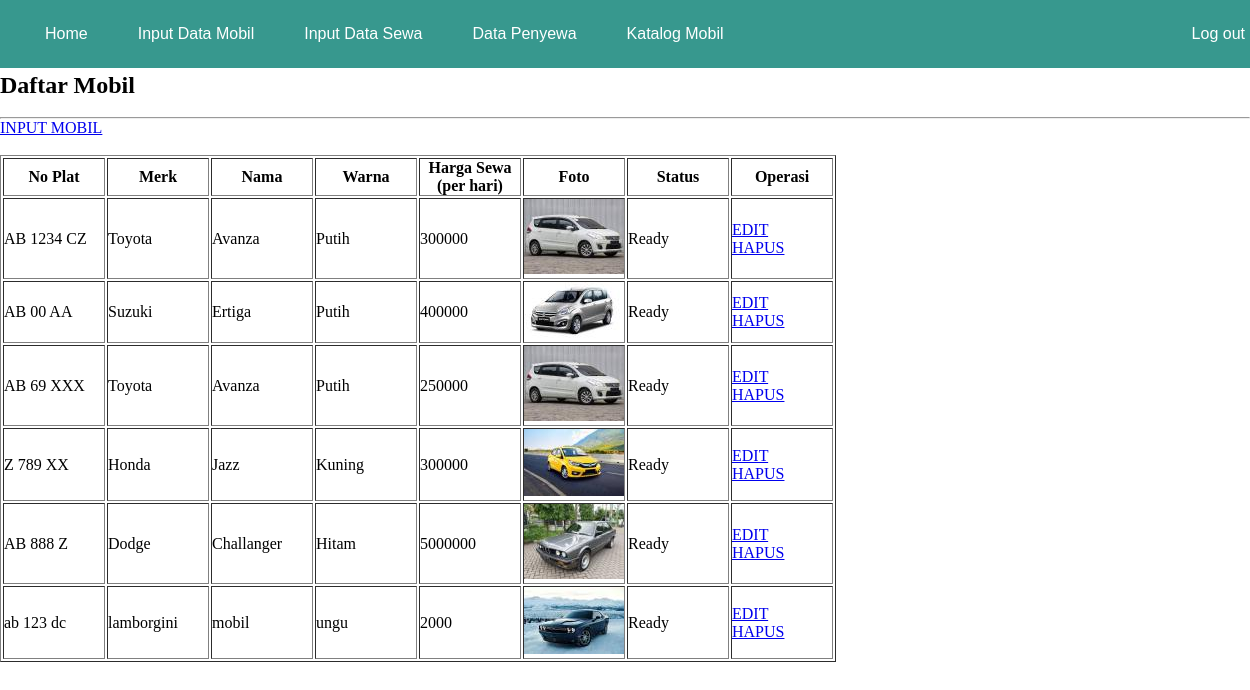
Screenshot of /Admin/katalog_mobil_admin.php with the database file from the repository.
### tables this page shows
CREATE TABLE `mobil` (
  `idmobil` int(11) NOT NULL,
  `noplat` varchar(10) NOT NULL,
  `merk` varchar(15) NOT NULL,
  `nama` varchar(20) NOT NULL,
  `warna` varchar(10) NOT NULL,
  `harga` int(11) NOT NULL,
  `status` varchar(15) NOT NULL,
  `foto` varchar(70) NOT NULL DEFAULT ''
);

### Admin/katalog_mobil_admin.php (the view, shortened to what this page needs)
<!DOCTYPE html>
<html>
<head>
</head>
<body>
<nav>
    <ul>
        <li><a href="homeadmin.php">Home</a></li>
        <li><a href="inputdatamobil.php">Input Data Mobil</a></li>
        <li><a href="inputdatasewa.php">Input Data Sewa</a></li>
        <li><a href="datapenyewa.php">Data Penyewa</a></li>
        <li><a href="#">Katalog Mobil</a></li>
        <div class="topnav-right">
            <li><a href="../logout.php">Log out</a></li>
        </div>
    </ul>
</nav>
<?php
	$noplat = "";
	include "../koneksi.php";
	$sql = "select * from mobil where noplat like '%".$noplat."%' order by idmobil desc";
	$hasil = mysqli_query($kon, $sql);
?>
<h2>Daftar Mobil</h2><br><hr>
<a href="inputdatamobil.php" >INPUT MOBIL</a><br>
<table border="1" align="center">
	<tr>
		<th width="100">No Plat</th>
		<th width="100">Merk</th>
		<th width="100">Nama</th>
		<th width="100">Warna</th>
		<th width="100">Harga Sewa (per hari)</th>
		<th width="100">Foto</th>
		<th width="100">Status</th>
		<th width="100">Operasi</th>
	</tr>
	<?php
		while ($row = mysqli_fetch_assoc($hasil))
		{
			echo " <tr>" ;
			echo " 	<td>".$row['noplat']." </td> ";
			echo "	<td>".$row['merk']." </td> ";
			echo "	<td>".$row['nama']." </td> ";
			echo " 	<td>".$row['warna']." </td> ";
			echo "	<td>".$row['harga']." </td> ";
			echo "	<td> <a href='pict/{$row['foto']}'/>
					<img src='thumb/t_{$row['foto']}' width='100'/></td> ";
			echo "	<td>".$row['status']." </td> ";
			echo "	<td> ";
			echo "	<a href='mobil_edit.php?idmobil=" .$row['idmobil']."'>EDIT</a>";
			echo "  <a href='mobil_hapus.php?idmobil=" .$row['idmobil']."'>HAPUS</a>";
			echo "	</td>";
			echo " </tr>" ;
		}
	?>
</table>
</body>
</html>

### Admin/katalog_mobil_admin.php (style rules this page uses)
* { margin:0; padding:0; }
nav { margin:auto; text-align: center; width: 100%; font-family: arial; }
nav ul { background:#37988e; padding: 0 20px; list-style: none; position: relative; display: inline-table; width: 100%; }
nav ul li { float:left; }
nav ul li a { display: block; padding: 25px; color: #fff; text-decoration: none; }
.topnav-right { float: right; }

### rows the page displays
mobil: noplat "AB 1234 CZ", merk "Toyota", nama "Avanza", warna "Putih", harga "300000", foto (picture), status "Ready"
mobil: noplat "AB 00 AA", merk "Suzuki", nama "Ertiga", warna "Putih", harga "400000", foto (picture), status "Ready"
mobil: noplat "AB 69 XXX", merk "Toyota", nama "Avanza", warna "Putih", harga "250000", foto (picture), status "Ready"
mobil: noplat "Z 789 XX", merk "Honda", nama "Jazz", warna "Kuning", harga "300000", foto (picture), status "Ready"
mobil: noplat "AB 888 Z", merk "Dodge", nama "Challanger", warna "Hitam", harga "5000000", foto (picture), status "Ready"
mobil: noplat "ab 123 dc", merk "lamborgini", nama "mobil", warna "ungu", harga "2000", foto (picture), status "Ready"
